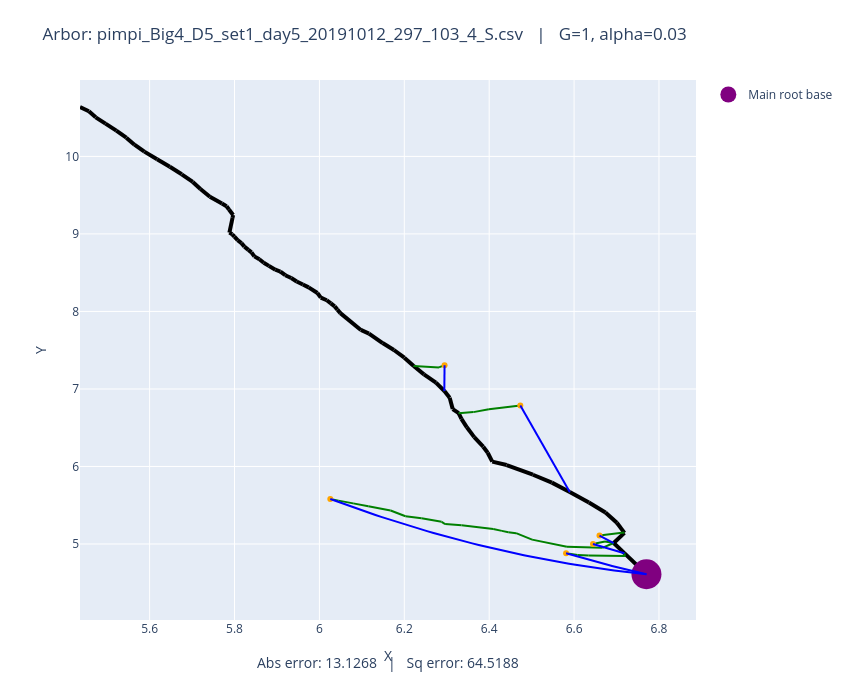

Notebook code cell kept with this figure:
### Code cell
# Plot both observed and optimized
plot_arbors(fname, 1, 0.03)

### Figure 1 — Plotly figure (JSON) as saved in the notebook; plotly's stock layout.template omitted (floating-point values rounded to 4 significant figures)
{"data": [{"line": {"color": "black", "width": 4}, "mode": "lines", "showlegend": false, "type": "scatter", "x": [6.77, 6.718], "y": [4.61, 4.882]}, {"line": {"color": "black", "width": 4}, "mode": "lines", "showlegend": false, "type": "scatter", "x": [6.718, 6.693], "y": [4.882, 5.013]}, {"line": {"color": "black", "width": 4}, "mode": "lines", "showlegend": false, "type": "scatter", "x": [6.693, 6.719], "y": [5.013, 5.144]}, {"line": {"color": "black", "width": 4}, "mode": "lines", "showlegend": false, "type": "scatter", "x": [6.719, 6.701], "y": [5.144, 5.274]}, {"line": {"color": "black", "width": 4}, "mode": "lines", "showlegend": false, "type": "scatter", "x": [6.701, 6.674], "y": [5.274, 5.406]}, {"line": {"color": "black", "width": 4}, "mode": "lines", "showlegend": false, "type": "scatter", "x": [6.674, 6.635], "y": [5.406, 5.536]}, {"line": {"color": "black", "width": 4}, "mode": "lines", "showlegend": false, "type": "scatter", "x": [6.635, 6.59], "y": [5.536, 5.672]}, {"line": {"color": "black", "width": 4}, "mode": "lines", "showlegend": false, "type": "scatter", "x": [6.59, 6.548], "y": [5.672, 5.792]}, {"line": {"color": "black", "width": 4}, "mode": "lines", "showlegend": false, "type": "scatter", "x": [6.548, 6.503], "y": [5.792, 5.894]}, {"line": {"color": "black", "width": 4}, "mode": "lines", "showlegend": false, "type": "scatter", "x": [6.503, 6.441], "y": [5.894, 6.019]}, {"line": {"color": "black", "width": 4}, "mode": "lines", "showlegend": false, "type": "scatter", "x": [6.441, 6.407], "y": [6.019, 6.063]}, {"line": {"color": "black", "width": 4}, "mode": "lines", "showlegend": false, "type": "scatter", "x": [6.407, 6.396], "y": [6.063, 6.177]}, {"line": {"color": "black", "width": 4}, "mode": "lines", "showlegend": false, "type": "scatter", "x": [6.396, 6.386], "y": [6.177, 6.255]}, {"line": {"color": "black", "width": 4}, "mode": "lines", "showlegend": false, "type": "scatter", "x": [6.386, 6.365], "y": [6.255, 6.379]}, {"line": {"color": "black", "width": 4}, "mode": "lines", "showlegend": false, "type": "scatter", "x": [6.365, 6.347], "y": [6.379, 6.505]}, {"line": {"color": "black", "width": 4}, "mode": "lines", "showlegend": false, "type": "scatter", "x": [6.347, 6.335], "y": [6.505, 6.615]}, {"line": {"color": "black", "width": 4}, "mode": "lines", "showlegend": false, "type": "scatter", "x": [6.335, 6.328], "y": [6.615, 6.688]}, {"line": {"color": "black", "width": 4}, "mode": "lines", "showlegend": false, "type": "scatter", "x": [6.328, 6.314], "y": [6.688, 6.741]}, {"line": {"color": "black", "width": 4}, "mode": "lines", "showlegend": false, "type": "scatter", "x": [6.314, 6.307], "y": [6.741, 6.888]}, {"line": {"color": "black", "width": 4}, "mode": "lines", "showlegend": false, "type": "scatter", "x": [6.307, 6.294], "y": [6.888, 6.973]}, {"line": {"color": "black", "width": 4}, "mode": "lines", "showlegend": false, "type": "scatter", "x": [6.294, 6.275], "y": [6.973, 7.082]}, {"line": {"color": "black", "width": 4}, "mode": "lines", "showlegend": false, "type": "scatter", "x": [6.275, 6.246], "y": [7.082, 7.188]}, {"line": {"color": "black", "width": 4}, "mode": "lines", "showlegend": false, "type": "scatter", "x": [6.246, 6.222], "y": [7.188, 7.296]}, {"line": {"color": "black", "width": 4}, "mode": "lines", "showlegend": false, "type": "scatter", "x": [6.222, 6.2], "y": [7.296, 7.404]}, {"line": {"color": "black", "width": 4}, "mode": "lines", "showlegend": false, "type": "scatter", "x": [6.2, 6.176], "y": [7.404, 7.502]}, {"line": {"color": "black", "width": 4}, "mode": "lines", "showlegend": false, "type": "scatter", "x": [6.176, 6.149], "y": [7.502, 7.592]}, {"line": {"color": "black", "width": 4}, "mode": "lines", "showlegend": false, "type": "scatter", "x": [6.149, 6.117], "y": [7.592, 7.715]}, {"line": {"color": "black", "width": 4}, "mode": "lines", "showlegend": false, "type": "scatter", "x": [6.117, 6.098], "y": [7.715, 7.761]}, {"line": {"color": "black", "width": 4}, "mode": "lines", "showlegend": false, "type": "scatter", "x": [6.098, 6.049], "y": [7.761, 7.978]}, {"line": {"color": "black", "width": 4}, "mode": "lines", "showlegend": false, "type": "scatter", "x": [6.049, 6.042], "y": [7.978, 8.023]}, {"line": {"color": "black", "width": 4}, "mode": "lines", "showlegend": false, "type": "scatter", "x": [6.042, 6.036], "y": [8.023, 8.065]}, {"line": {"color": "black", "width": 4}, "mode": "lines", "showlegend": false, "type": "scatter", "x": [6.036, 6.027], "y": [8.065, 8.104]}, {"line": {"color": "black", "width": 4}, "mode": "lines", "showlegend": false, "type": "scatter", "x": [6.027, 6.017], "y": [8.104, 8.145]}, {"line": {"color": "black", "width": 4}, "mode": "lines", "showlegend": false, "type": "scatter", "x": [6.017, 6.003], "y": [8.145, 8.179]}, {"line": {"color": "black", "width": 4}, "mode": "lines", "showlegend": false, "type": "scatter", "x": [6.003, 5.995], "y": [8.179, 8.238]}, {"line": {"color": "black", "width": 4}, "mode": "lines", "showlegend": false, "type": "scatter", "x": [5.995, 5.975], "y": [8.238, 8.31]}, {"line": {"color": "black", "width": 4}, "mode": "lines", "showlegend": false, "type": "scatter", "x": [5.975, 5.961], "y": [8.31, 8.347]}, {"line": {"color": "black", "width": 4}, "mode": "lines", "showlegend": false, "type": "scatter", "x": [5.961, 5.946], "y": [8.347, 8.387]}, {"line": {"color": "black", "width": 4}, "mode": "lines", "showlegend": false, "type": "scatter", "x": [5.946, 5.934], "y": [8.387, 8.431]}, {"line": {"color": "black", "width": 4}, "mode": "lines", "showlegend": false, "type": "scatter", "x": [5.934, 5.92], "y": [8.431, 8.467]}, {"line": {"color": "black", "width": 4}, "mode": "lines", "showlegend": false, "type": "scatter", "x": [5.92, 5.908], "y": [8.467, 8.515]}, {"line": {"color": "black", "width": 4}, "mode": "lines", "showlegend": false, "type": "scatter", "x": [5.908, 5.896], "y": [8.515, 8.538]}, {"line": {"color": "black", "width": 4}, "mode": "lines", "showlegend": false, "type": "scatter", "x": [5.896, 5.881], "y": [8.538, 8.588]}, {"line": {"color": "black", "width": 4}, "mode": "lines", "showlegend": false, "type": "scatter", "x": [5.881, 5.869], "y": [8.588, 8.629]}, {"line": {"color": "black", "width": 4}, "mode": "lines", "showlegend": false, "type": "scatter", "x": [5.869, 5.859], "y": [8.629, 8.673]}, {"line": {"color": "black", "width": 4}, "mode": "lines", "showlegend": false, "type": "scatter", "x": [5.859, 5.847], "y": [8.673, 8.711]}, {"line": {"color": "black", "width": 4}, "mode": "lines", "showlegend": false, "type": "scatter", "x": [5.847, 5.84], "y": [8.711, 8.762]}, {"line": {"color": "black", "width": 4}, "mode": "lines", "showlegend": false, "type": "scatter", "x": [5.84, 5.833], "y": [8.762, 8.795]}, {"line": {"color": "black", "width": 4}, "mode": "lines", "showlegend": false, "type": "scatter", "x": [5.833, 5.823], "y": [8.795, 8.836]}, {"line": {"color": "black", "width": 4}, "mode": "lines", "showlegend": false, "type": "scatter", "x": [5.823, 5.816], "y": [8.836, 8.881]}, {"line": {"color": "black", "width": 4}, "mode": "lines", "showlegend": false, "type": "scatter", "x": [5.816, 5.807], "y": [8.881, 8.919]}, {"line": {"color": "black", "width": 4}, "mode": "lines", "showlegend": false, "type": "scatter", "x": [5.807, 5.8], "y": [8.919, 8.964]}, {"line": {"color": "black", "width": 4}, "mode": "lines", "showlegend": false, "type": "scatter", "x": [5.8, 5.795], "y": [8.964, 8.995]}, {"line": {"color": "black", "width": 4}, "mode": "lines", "showlegend": false, "type": "scatter", "x": [5.795, 5.788], "y": [8.995, 9.017]}, {"line": {"color": "black", "width": 4}, "mode": "lines", "showlegend": false, "type": "scatter", "x": [5.788, 5.795], "y": [9.017, 9.208]}, {"line": {"color": "black", "width": 4}, "mode": "lines", "showlegend": false, "type": "scatter", "x": [5.795, 5.797], "y": [9.208, 9.244]}, {"line": {"color": "black", "width": 4}, "mode": "lines", "showlegend": false, "type": "scatter", "x": [5.797, 5.787], "y": [9.244, 9.315]}, {"line": {"color": "black", "width": 4}, "mode": "lines", "showlegend": false, "type": "scatter", "x": [5.787, 5.781], "y": [9.315, 9.357]}, {"line": {"color": "black", "width": 4}, "mode": "lines", "showlegend": false, "type": "scatter", "x": [5.781, 5.77], "y": [9.357, 9.392]}, {"line": {"color": "black", "width": 4}, "mode": "lines", "showlegend": false, "type": "scatter", "x": [5.77, 5.742], "y": [9.392, 9.479]}, {"line": {"color": "black", "width": 4}, "mode": "lines", "showlegend": false, "type": "scatter", "x": [5.742, 5.72], "y": [9.479, 9.58]}, {"line": {"color": "black", "width": 4}, "mode": "lines", "showlegend": false, "type": "scatter", "x": [5.72, 5.702], "y": [9.58, 9.671]}, {"line": {"color": "black", "width": 4}, "mode": "lines", "showlegend": false, "type": "scatter", "x": [5.702, 5.676], "y": [9.671, 9.77]}, {"line": {"color": "black", "width": 4}, "mode": "lines", "showlegend": false, "type": "scatter", "x": [5.676, 5.648], "y": [9.77, 9.867]}, {"line": {"color": "black", "width": 4}, "mode": "lines", "showlegend": false, "type": "scatter", "x": [5.648, 5.618], "y": [9.867, 9.965]}, {"line": {"color": "black", "width": 4}, "mode": "lines", "showlegend": false, "type": "scatter", "x": [5.618, 5.588], "y": [9.965, 10.06]}, {"line": {"color": "black", "width": 4}, "mode": "lines", "showlegend": false, "type": "scatter", "x": [5.588, 5.564], "y": [10.06, 10.15]}, {"line": {"color": "black", "width": 4}, "mode": "lines", "showlegend": false, "type": "scatter", "x": [5.564, 5.545], "y": [10.15, 10.24]}, {"line": {"color": "black", "width": 4}, "mode": "lines", "showlegend": false, "type": "scatter", "x": [5.545, 5.522], "y": [10.24, 10.33]}, {"line": {"color": "black", "width": 4}, "mode": "lines", "showlegend": false, "type": "scatter", "x": [5.522, 5.496], "y": [10.33, 10.42]}, {"line": {"color": "black", "width": 4}, "mode": "lines", "showlegend": false, "type": "scatter", "x": [5.496, 5.473], "y": [10.42, 10.5]}, {"line": {"color": "black", "width": 4}, "mode": "lines", "showlegend": false, "type": "scatter", "x": [5.473, 5.457], "y": [10.5, 10.58]}, {"line": {"color": "black", "width": 4}, "mode": "lines", "showlegend": false, "type": "scatter", "x": [5.457, 5.436], "y": [10.58, 10.64]}, {"line": {"color": "green", "width": 2}, "mode": "lines", "showlegend": false, "type": "scatter", "x": [6.66, 6.717], "y": [5.109, 5.147]}, {"line": {"color": "green", "width": 2}, "mode": "lines", "showlegend": false, "type": "scatter", "x": [6.717, 6.719], "y": [5.147, 5.144]}, {"line": {"color": "green", "width": 2}, "mode": "lines", "showlegend": false, "type": "scatter", "x": [6.645, 6.673], "y": [5.001, 5.034]}, {"line": {"color": "green", "width": 2}, "mode": "lines", "showlegend": false, "type": "scatter", "x": [6.673, 6.693], "y": [5.034, 5.013]}, {"line": {"color": "green", "width": 2}, "mode": "lines", "showlegend": false, "type": "scatter", "x": [6.026, 6.045], "y": [5.581, 5.559]}, {"line": {"color": "green", "width": 2}, "mode": "lines", "showlegend": false, "type": "scatter", "x": [6.045, 6.08], "y": [5.559, 5.524]}, {"line": {"color": "green", "width": 2}, "mode": "lines", "showlegend": false, "type": "scatter", "x": [6.08, 6.115], "y": [5.524, 5.486]}, {"line": {"color": "green", "width": 2}, "mode": "lines", "showlegend": false, "type": "scatter", "x": [6.115, 6.168], "y": [5.486, 5.433]}, {"line": {"color": "green", "width": 2}, "mode": "lines", "showlegend": false, "type": "scatter", "x": [6.168, 6.203], "y": [5.433, 5.358]}, {"line": {"color": "green", "width": 2}, "mode": "lines", "showlegend": false, "type": "scatter", "x": [6.203, 6.241], "y": [5.358, 5.332]}, {"line": {"color": "green", "width": 2}, "mode": "lines", "showlegend": false, "type": "scatter", "x": [6.241, 6.288], "y": [5.332, 5.286]}, {"line": {"color": "green", "width": 2}, "mode": "lines", "showlegend": false, "type": "scatter", "x": [6.288, 6.296], "y": [5.286, 5.257]}, {"line": {"color": "green", "width": 2}, "mode": "lines", "showlegend": false, "type": "scatter", "x": [6.296, 6.335], "y": [5.257, 5.241]}, {"line": {"color": "green", "width": 2}, "mode": "lines", "showlegend": false, "type": "scatter", "x": [6.335, 6.41], "y": [5.241, 5.194]}, {"line": {"color": "green", "width": 2}, "mode": "lines", "showlegend": false, "type": "scatter", "x": [6.41, 6.43], "y": [5.194, 5.169]}, {"line": {"color": "green", "width": 2}, "mode": "lines", "showlegend": false, "type": "scatter", "x": [6.43, 6.445], "y": [5.169, 5.151]}, {"line": {"color": "green", "width": 2}, "mode": "lines", "showlegend": false, "type": "scatter", "x": [6.445, 6.463], "y": [5.151, 5.14]}, {"line": {"color": "green", "width": 2}, "mode": "lines", "showlegend": false, "type": "scatter", "x": [6.463, 6.501], "y": [5.14, 5.056]}, {"line": {"color": "green", "width": 2}, "mode": "lines", "showlegend": false, "type": "scatter", "x": [6.501, 6.583], "y": [5.056, 4.963]}, {"line": {"color": "green", "width": 2}, "mode": "lines", "showlegend": false, "type": "scatter", "x": [6.583, 6.667], "y": [4.963, 4.951]}, {"line": {"color": "green", "width": 2}, "mode": "lines", "showlegend": false, "type": "scatter", "x": [6.667, 6.693], "y": [4.951, 5.013]}, {"line": {"color": "green", "width": 2}, "mode": "lines", "showlegend": false, "type": "scatter", "x": [6.581, 6.608], "y": [4.88, 4.86]}, {"line": {"color": "green", "width": 2}, "mode": "lines", "showlegend": false, "type": "scatter", "x": [6.608, 6.634], "y": [4.86, 4.851]}, {"line": {"color": "green", "width": 2}, "mode": "lines", "showlegend": false, "type": "scatter", "x": [6.634, 6.72], "y": [4.851, 4.845]}, {"line": {"color": "green", "width": 2}, "mode": "lines", "showlegend": false, "type": "scatter", "x": [6.72, 6.718], "y": [4.845, 4.882]}, {"line": {"color": "green", "width": 2}, "mode": "lines", "showlegend": false, "type": "scatter", "x": [6.295, 6.282], "y": [7.307, 7.278]}, {"line": {"color": "green", "width": 2}, "mode": "lines", "showlegend": false, "type": "scatter", "x": [6.282, 6.222], "y": [7.278, 7.296]}, {"line": {"color": "green", "width": 2}, "mode": "lines", "showlegend": false, "type": "scatter", "x": [6.473, 6.399], "y": [6.788, 6.737]}, {"line": {"color": "green", "width": 2}, "mode": "lines", "showlegend": false, "type": "scatter", "x": [6.399, 6.363], "y": [6.737, 6.701]}, {"line": {"color": "green", "width": 2}, "mode": "lines", "showlegend": false, "type": "scatter", "x": [6.363, 6.328], "y": [6.701, 6.688]}, {"marker": {"color": "orange"}, "mode": "markers", "showlegend": false, "type": "scatter", "x": [6.66], "y": [5.109]}, {"marker": {"color": "orange"}, "mode": "markers", "showlegend": false, "type": "scatter", "x": [6.645], "y": [5.001]}, {"marker": {"color": "orange"}, "mode": "markers", "showlegend": false, "type": "scatter", "x": [6.026], "y": [5.581]}, {"marker": {"color": "orange"}, "mode": "markers", "showlegend": false, "type": "scatter", "x": [6.581], "y": [4.88]}, {"marker": {"color": "orange"}, "mode": "markers", "showlegend": false, "type": "scatter", "x": [6.295], "y": [7.307]}, {"marker": {"color": "orange"}, "mode": "markers", "showlegend": false, "type": "scatter", "x": [6.473], "y": [6.788]}, {"marker": {"color": "purple", "size": 30}, "mode": "markers", "name": "Main root base", "type": "scatter", "x": [6.77], "y": [4.61]}, {"line": {"color": "blue"}, "mode": "lines", "showlegend": false, "type": "scatter", "x": [6.66, 6.661, 6.661, 6.662, 6.663, 6.663, 6.664, 6.665, 6.665, 6.666, 6.667, 6.667, 6.668, 6.669, 6.669, 6.67, 6.671, 6.671, 6.672, 6.673, 6.674, 6.674, 6.675, 6.676, 6.676, 6.677, 6.678, 6.678, 6.679, 6.68, 6.68, 6.681, 6.682, 6.682, 6.683, 6.684, 6.684, 6.685, 6.686, 6.686, 6.687, 6.688, 6.689, 6.689, 6.69, 6.691, 6.691, 6.692, 6.693, 6.693], "y": [5.109, 5.107, 5.105, 5.103, 5.101, 5.099, 5.097, 5.095, 5.093, 5.091, 5.089, 5.087, 5.085, 5.083, 5.082, 5.08, 5.078, 5.076, 5.074, 5.072, 5.07, 5.068, 5.066, 5.064, 5.062, 5.06, 5.058, 5.056, 5.054, 5.052, 5.05, 5.048, 5.046, 5.044, 5.042, 5.04, 5.038, 5.036, 5.034, 5.032, 5.03, 5.028, 5.026, 5.024, 5.022, 5.021, 5.019, 5.017, 5.015, 5.013]}, {"line": {"color": "blue"}, "mode": "lines", "showlegend": false, "type": "scatter", "x": [6.645, 6.646, 6.648, 6.649, 6.651, 6.652, 6.654, 6.655, 6.657, 6.658, 6.66, 6.661, 6.663, 6.664, 6.666, 6.667, 6.669, 6.67, 6.672, 6.673, 6.675, 6.676, 6.678, 6.679, 6.681, 6.682, 6.684, 6.685, 6.687, 6.688, 6.69, 6.691, 6.693, 6.694, 6.696, 6.697, 6.699, 6.7, 6.702, 6.703, 6.705, 6.706, 6.708, 6.709, 6.711, 6.712, 6.714, 6.715, 6.717, 6.718], "y": [5.001, 4.998, 4.996, 4.993, 4.991, 4.988, 4.986, 4.983, 4.981, 4.978, 4.976, 4.973, 4.971, 4.968, 4.966, 4.963, 4.961, 4.958, 4.956, 4.953, 4.951, 4.948, 4.946, 4.944, 4.941, 4.939, 4.936, 4.934, 4.931, 4.929, 4.927, 4.924, 4.922, 4.919, 4.917, 4.915, 4.912, 4.91, 4.908, 4.905, 4.903, 4.9, 4.898, 4.896, 4.893, 4.891, 4.889, 4.886, 4.884, 4.882]}, {"line": {"color": "blue"}, "mode": "lines", "showlegend": false, "type": "scatter", "x": [6.026, 6.041, 6.056, 6.071, 6.086, 6.102, 6.117, 6.132, 6.147, 6.162, 6.178, 6.193, 6.208, 6.223, 6.238, 6.254, 6.269, 6.284, 6.299, 6.314, 6.33, 6.345, 6.36, 6.375, 6.39, 6.406, 6.421, 6.436, 6.451, 6.466, 6.482, 6.497, 6.512, 6.527, 6.542, 6.558, 6.573, 6.588, 6.603, 6.618, 6.634, 6.649, 6.664, 6.679, 6.694, 6.71, 6.725, 6.74, 6.755, 6.77], "y": [5.581, 5.55, 5.52, 5.49, 5.46, 5.431, 5.403, 5.374, 5.347, 5.32, 5.293, 5.267, 5.241, 5.215, 5.19, 5.166, 5.142, 5.118, 5.095, 5.073, 5.051, 5.029, 5.008, 4.987, 4.967, 4.947, 4.928, 4.909, 4.89, 4.872, 4.855, 4.838, 4.821, 4.805, 4.789, 4.774, 4.759, 4.745, 4.731, 4.718, 4.705, 4.693, 4.681, 4.669, 4.658, 4.648, 4.637, 4.628, 4.619, 4.61]}, {"line": {"color": "blue"}, "mode": "lines", "showlegend": false, "type": "scatter", "x": [6.581, 6.585, 6.589, 6.593, 6.597, 6.6, 6.604, 6.608, 6.612, 6.616, 6.62, 6.624, 6.628, 6.631, 6.635, 6.639, 6.643, 6.647, 6.651, 6.655, 6.658, 6.662, 6.666, 6.67, 6.674, 6.678, 6.682, 6.685, 6.689, 6.693, 6.697, 6.701, 6.705, 6.709, 6.713, 6.716, 6.72, 6.724, 6.728, 6.732, 6.736, 6.74, 6.743, 6.747, 6.751, 6.755, 6.759, 6.763, 6.767, 6.77], "y": [4.88, 4.874, 4.868, 4.862, 4.855, 4.849, 4.843, 4.837, 4.831, 4.825, 4.819, 4.813, 4.807, 4.801, 4.796, 4.79, 4.784, 4.778, 4.773, 4.767, 4.761, 4.756, 4.75, 4.744, 4.739, 4.733, 4.728, 4.722, 4.717, 4.712, 4.706, 4.701, 4.695, 4.69, 4.685, 4.68, 4.675, 4.669, 4.664, 4.659, 4.654, 4.649, 4.644, 4.639, 4.634, 4.629, 4.624, 4.619, 4.615, 4.61]}, {"line": {"color": "blue"}, "mode": "lines", "showlegend": false, "type": "scatter", "x": [6.294, 6.294, 6.294, 6.294, 6.294, 6.294, 6.294, 6.294, 6.294, 6.294, 6.294, 6.294, 6.294, 6.294, 6.294, 6.294, 6.294, 6.294, 6.294, 6.295, 6.295, 6.295, 6.295, 6.295, 6.295, 6.295, 6.295, 6.295, 6.295, 6.295, 6.295, 6.295, 6.295, 6.295, 6.295, 6.295, 6.295, 6.295, 6.295, 6.295, 6.295, 6.295, 6.295, 6.295, 6.295, 6.295, 6.295, 6.295, 6.295, 6.295], "y": [6.974, 6.981, 6.988, 6.995, 7.002, 7.008, 7.015, 7.022, 7.029, 7.036, 7.042, 7.049, 7.056, 7.063, 7.07, 7.076, 7.083, 7.09, 7.097, 7.104, 7.11, 7.117, 7.124, 7.131, 7.138, 7.144, 7.151, 7.158, 7.165, 7.171, 7.178, 7.185, 7.192, 7.199, 7.205, 7.212, 7.219, 7.226, 7.233, 7.239, 7.246, 7.253, 7.26, 7.267, 7.273, 7.28, 7.287, 7.294, 7.301, 7.307]}, {"line": {"color": "blue"}, "mode": "lines", "showlegend": false, "type": "scatter", "x": [6.473, 6.476, 6.478, 6.48, 6.483, 6.485, 6.488, 6.49, 6.492, 6.495, 6.497, 6.499, 6.502, 6.504, 6.507, 6.509, 6.511, 6.514, 6.516, 6.519, 6.521, 6.523, 6.526, 6.528, 6.53, 6.533, 6.535, 6.538, 6.54, 6.542, 6.545, 6.547, 6.549, 6.552, 6.554, 6.557, 6.559, 6.561, 6.564, 6.566, 6.568, 6.571, 6.573, 6.576, 6.578, 6.58, 6.583, 6.585, 6.587, 6.59], "y": [6.788, 6.765, 6.742, 6.719, 6.696, 6.673, 6.65, 6.627, 6.604, 6.581, 6.558, 6.535, 6.512, 6.489, 6.466, 6.444, 6.421, 6.398, 6.375, 6.352, 6.329, 6.306, 6.284, 6.261, 6.238, 6.215, 6.193, 6.17, 6.147, 6.124, 6.102, 6.079, 6.056, 6.033, 6.011, 5.988, 5.965, 5.943, 5.92, 5.898, 5.875, 5.852, 5.83, 5.807, 5.785, 5.762, 5.74, 5.717, 5.694, 5.672]}], "layout": {"annotations": [{"font": {"size": 14}, "showarrow": false, "text": "Abs error: 13.1268   |   Sq error: 64.5188", "x": 0.5, "xref": "paper", "y": -0.1, "yref": "paper"}], "height": 700, "margin": {"b": 80, "t": 80}, "title": {"text": "Arbor: pimpi_Big4_D5_set1_day5_20191012_297_103_4_S.csv   |   G=1, alpha=0.03"}, "width": 850, "xaxis": {"autorange": true, "range": [5.436, 6.888], "title": {"text": "X"}, "type": "linear"}, "yaxis": {"autorange": true, "range": [4.02, 10.99], "title": {"text": "Y"}, "type": "linear"}}}
